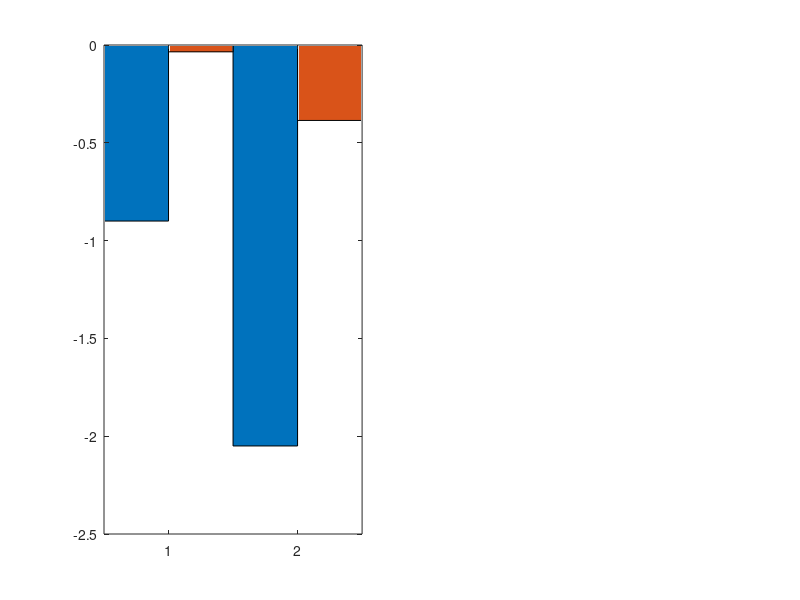

Here is the MATLAB script that generated this plot: (Note: this script raises an error after producing the figure.)
clear all
% load data 

load('ERSPfeatures.mat')

colorC = [0.4 0.7 0.9]; %[0.04 0.54 0.87];
colorS = [0.9 0.4 0.4];%[0.81 0.22 0.12];
colorComb = [0.8 0.6 0.9];


titleSize = 16;
labSize = 14;
task1 = 1;
task2 = 2;

Featonmu = cM1_onset_mu(:,[task1 task2]) ;
Featoffmu = cM1_offset_mu(:,[task1 task2]); 
Featonlb = cM1_onset_mu(:,[task1 task2]) ;
Featofflb = cM1_offset_mu(:,[task1 task2]); 

meanMU = [mean(Featonmu); mean(Featoffmu)];
meanlb = [mean(Featonlb); mean(Featofflb)];

stdMU = [std(Featonmu)./sqrt(size(Featonmu,1)); std(Featoffmu)./sqrt(size(Featoffmu,1))];
stdLB = [std(Featonlb)./sqrt(size(Featonlb,1)); std(Featofflb)./sqrt(size(Featofflb,1))];

figure;
subplot(1,2,1)
h = bar(meanMU,'BarWidth', 1)
h(1).FaceColor = colorComb;
h(2).FaceColor = colorComb;
% error bars
xCnt =  h(1).XData.' + [h.XOffset]; 
hold on;
er = errorbar(xCnt(:),meanMU(:),stdMU(:),'.','LineWidth',2)  % <--- If you want 1 errorbar object
er.Color = [0 0 0];

% hatching 
switch task1
    
    case 1
        
    case 2
        hatchfill2(h(1),'single','HatchAngle',45,'hatchcolor','k','HatchLineWidth',2,'HatchDensity',5,'HatchDensity',15);
end

switch task2
    
    case 2
        hatchfill2(h(2),'single','HatchAngle',45,'hatchcolor','k','HatchLineWidth',2,'HatchDensity',5,'HatchDensity',15);
    case 3
        hatchfill2(h(2),'single','HatchAngle',45,'hatchcolor','k','HatchDensity',100);
    case 4
        hatchfill2(h(2),'single','HatchAngle',135,'hatchcolor','w','HatchLineWidth',2,'HatchDensity',5,'HatchDensity',15);
end

% sig lines 
sigL = [1 2 3 4];
if ~isempty(sigL)
    if sum(sigL == 1) == 1
        plot([xCnt(1) xCnt(3)], [1 1]*0.5, '-k','Linewidth', 2);  plot(mean([xCnt(1) xCnt(3)]), 0.6, '*k')
    end
    
    if sum(sigL == 2) == 1
        plot([xCnt(2) xCnt(4)], [1 1]*0.5, '-k','Linewidth', 2);  plot(mean([xCnt(2) xCnt(4)]), 0.6, '*k')
    end
end
% other
ylabel('Band power (dB)','FontSize',labSize);
xticklabels({'Onset', 'Offset'})
box('off')
title('\mu band','FontSize',titleSize);
ylim([-2.5 1])

%% low beta

subplot(1,2,2)

h = bar(meanlb,'BarWidth', 1)
h(1).FaceColor = colorComb;
h(2).FaceColor = colorComb;
% error bars
xCnt =  h(1).XData.' + [h.XOffset]; 
hold on;
er = errorbar(xCnt(:),meanlb(:),stdLB(:),'.','LineWidth',2)  % <--- If you want 1 errorbar object
er.Color = [0 0 0];

% hatching 
switch task1
    
    case 1
        
    case 2
        hatchfill2(h(1),'single','HatchAngle',45,'hatchcolor','k','HatchLineWidth',2,'HatchDensity',5,'HatchDensity',15);
end

switch task2
    
    case 2
        hatchfill2(h(2),'single','HatchAngle',45,'hatchcolor','k','HatchLineWidth',2,'HatchDensity',5,'HatchDensity',15);
    case 3
        hatchfill2(h(2),'single','HatchAngle',45,'hatchcolor','k','HatchDensity',100);
    case 4
        hatchfill2(h(2),'single','HatchAngle',135,'hatchcolor','w','HatchLineWidth',2,'HatchDensity',5,'HatchDensity',15);
end

% sig lines 
if ~isempty(sigL)
    if sum(sigL == 3) == 1
        plot([xCnt(1) xCnt(3)], [1 1]*0.5, '-k','Linewidth', 2);  plot(mean([xCnt(1) xCnt(3)]), 0.6, '*k')
    end
    
    if sum(sigL == 4) == 1
        plot([xCnt(2) xCnt(4)], [1 1]*0.5, '-k','Linewidth', 2);  plot(mean([xCnt(2) xCnt(4)]), 0.6, '*k')
    end
end
% other
xticklabels({'Onset', 'Offset'})
box('off')
title('Low \beta band','FontSize',titleSize);
ylim([-2.5 1])

%% use the function

% fig 9
limY = [-2.5 1];
multPlotsGroupsCombined_hatching(cM1_onset_mu,cM1_offset_mu,cM1_onset_lb,cM1_offset_lb,...
    colorComb, 1,2,[1 2 3 4],limY)
% fig 11

limY = [-1 0.7];
multPlotsGroupsCombined_hatching(cM1_onset_mu,cM1_offset_mu,cM1_onset_lb,cM1_offset_lb,...
    colorComb, 2,4,[3 4],limY)


limY = [-1 0.7];
multPlotsGroupsCombined_hatching(cM1_onset_mu,cM1_offset_mu,cM1_onset_lb,cM1_offset_lb,...
    colorComb, 2,3,[3 4],limY)
